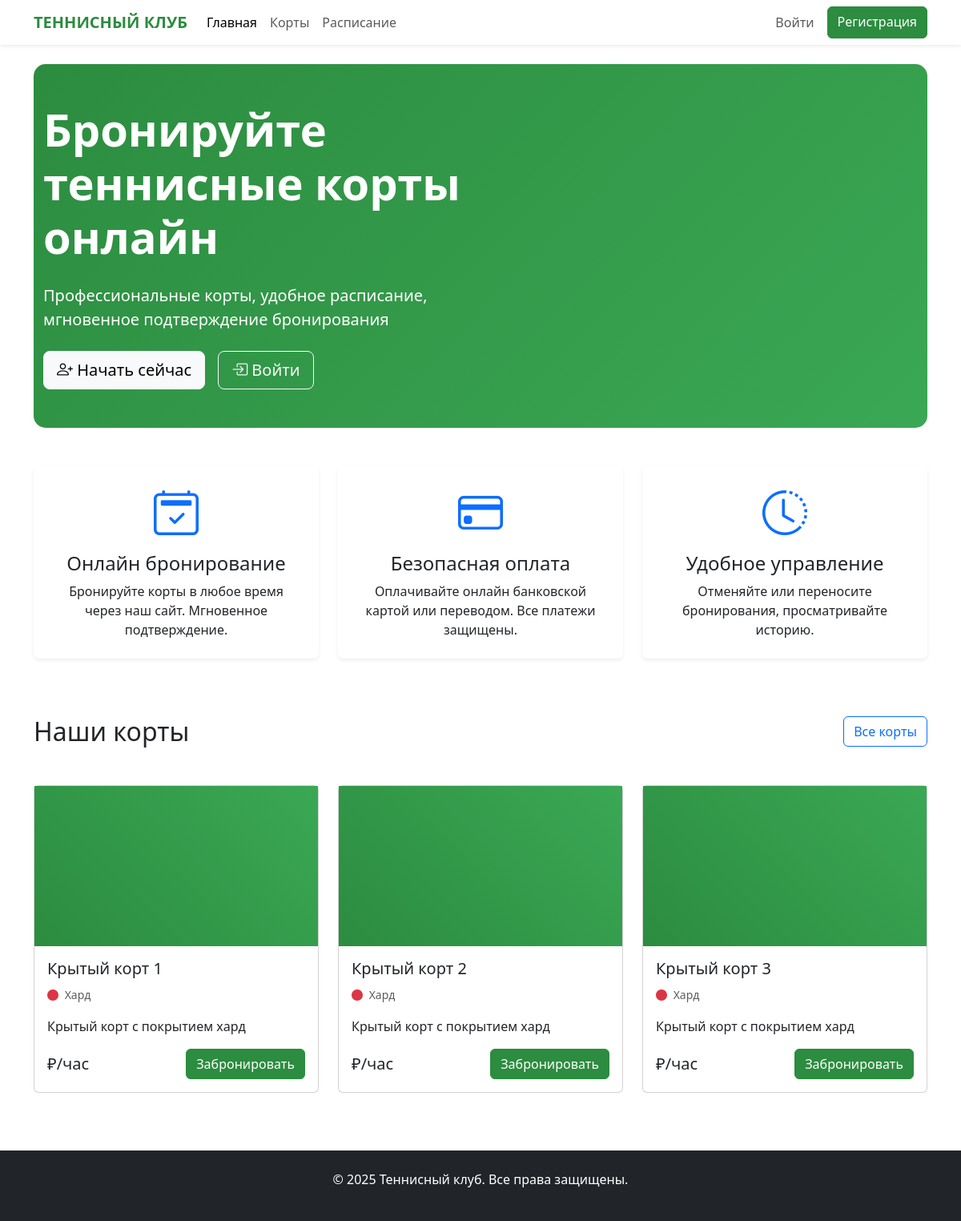
The page / on the database its author committed.
### booking/models.py (models this page shows, shortened)
class Court(models.Model):
    COURT_TYPES = [
        ('hard', 'Хард'),
        ('clay', 'Грунт'),
        ('grass', 'Трава'),
    ]
    COURT_LOCATION = [
        ('indoor', 'Крытый'),
        ('outdoor', 'Уличный'),
    ]
    number = models.IntegerField(verbose_name='Номер корта', unique=True)
    name = models.CharField(max_length=100, verbose_name='Название корта')
    court_type = models.CharField(
        max_length=20, choices=COURT_TYPES, verbose_name='Тип покрытия')
    location = models.CharField(
        max_length=20, choices=COURT_LOCATION, verbose_name='Расположение')
    price_weekday = models.DecimalField(
        max_digits=10, decimal_places=2, verbose_name='Цена в будни (₽/час)')
    price_weekend = models.DecimalField(
        max_digits=10, decimal_places=2, verbose_name='Цена в выходные (₽/час)')
    description = models.TextField(verbose_name='Описание', blank=True)
    is_active = models.BooleanField(
        default=True, verbose_name='Работает (сезон)')
    is_indoor = models.BooleanField(default=False, verbose_name='Крытый')
    class Meta:
        verbose_name = 'Корт'
        verbose_name_plural = 'Корты'
        ordering = ['number']

### booking/views.py (the view)
# urls.py: path('', home, name='home'),
def home(request):
    courts = Court.objects.filter(is_active=True)[:3]
    context = {
        'courts': courts,
    }
    return render(request, 'home.html', context)

### booking/templates/home.html (shortened to what this page needs)
{% extends 'base.html' %}
{% block content %}
<div class="hero-section py-5 mb-5 text-white">
    <div class="container">
        <div class="row align-items-center">
            <div class="col-lg-6">
                <h1 class="display-4 fw-bold mb-4">Бронируйте теннисные корты онлайн</h1>
                <p class="lead mb-4">Профессиональные корты, удобное расписание, мгновенное подтверждение бронирования</p>
                <div class="d-flex gap-3">
                    {% if user.is_authenticated %}
                        <a href="{% url 'schedule' %}" class="btn btn-light btn-lg">
                            <i class="bi bi-calendar-check"></i> Забронировать корт
                        </a>
                    {% else %}
                        <a href="{% url 'register' %}" class="btn btn-light btn-lg">
                            <i class="bi bi-person-plus"></i> Начать сейчас
                        </a>
                        <a href="{% url 'login' %}" class="btn btn-outline-light btn-lg">
                            <i class="bi bi-box-arrow-in-right"></i> Войти
                        </a>
                    {% endif %}
                </div>
            </div>
        </div>
    </div>
</div>
<div class="row mb-5">
    <div class="col-md-4 mb-4">
        <div class="card h-100 text-center border-0 shadow-sm">
            <div class="card-body p-4">
                <div class="feature-icon mb-3">
                    <i class="bi bi-calendar2-check display-4 text-primary"></i>
                </div>
                <h4 class="card-title">Онлайн бронирование</h4>
                <p class="card-text">Бронируйте корты в любое время через наш сайт. Мгновенное подтверждение.</p>
            </div>
        </div>
    </div>
    <div class="col-md-4 mb-4">
        <div class="card h-100 text-center border-0 shadow-sm">
            <div class="card-body p-4">
                <div class="feature-icon mb-3">
                    <i class="bi bi-credit-card display-4 text-primary"></i>
                </div>
                <h4 class="card-title">Безопасная оплата</h4>
                <p class="card-text">Оплачивайте онлайн банковской картой или переводом. Все платежи защищены.</p>
            </div>
        </div>
    </div>
    <div class="col-md-4 mb-4">
        <div class="card h-100 text-center border-0 shadow-sm">
            <div class="card-body p-4">
                <div class="feature-icon mb-3">
                    <i class="bi bi-clock-history display-4 text-primary"></i>
                </div>
                <h4 class="card-title">Удобное управление</h4>
                <p class="card-text">Отменяйте или переносите бронирования, просматривайте историю.</p>
            </div>
        </div>
    </div>
</div>
<div class="row mb-4">
    <div class="col">
        <h2 class="mb-4">Наши корты</h2>
    </div>
    <div class="col-auto">
        <a href="{% url 'courts_list' %}" class="btn btn-outline-primary">Все корты</a>
    </div>
</div>
<div class="row">
    {% for court in courts %}
    <div class="col-md-4 mb-4">
        <div class="card court-card h-100">
            <div class="court-image" style="height: 200px; background: linear-gradient(45deg, #2c8c3f, #3aa855); display: flex; align-items: center; justify-content: center;">
            </div>
            <div class="card-body">
                <h5 class="card-title">{{ court.name }}</h5>
                <p class="card-text">
                    <small class="text-muted">
                        <i class="bi bi-circle-fill me-1" style="color: {% if court.court_type == 'hard' %}#dc3545{% elif court.court_type == 'clay' %}#fd7e14{% else %}#198754{% endif %}"></i>
                        {{ court.get_court_type_display }}
                    </small>
                </p>
                <p class="card-text">{{ court.description|truncatechars:100 }}</p>
                <div class="d-flex justify-content-between align-items-center">
                    <span class="h5 mb-0">{{ court.price_per_hour }} ₽/час</span>
                    <a href="{% url 'schedule' %}?court={{ court.id }}" class="btn btn-primary">Забронировать</a>
                </div>
            </div>
        </div>
    </div>
    {% empty %}
    <div class="col-12">
        <div class="alert alert-info">
            Корты скоро будут добавлены. Загляните позже!
        </div>
    </div>
    {% endfor %}
</div>
{% endblock %}

### booking/templates/base.html (style rules this page uses)
:root { --primary-color: #2c8c3f; }
.btn-primary { background-color: var(--primary-color); border-color: var(--primary-color); }
.hero-section { background: linear-gradient(135deg, var(--primary-color), #3aa855); border-radius: 15px; }

### rows shown on the page
Court: name "Крытый корт 1", court_type "Хард", description "Крытый корт с покрытием хард"
Court: name "Крытый корт 2", court_type "Хард", description "Крытый корт с покрытием хард"
Court: name "Крытый корт 3", court_type "Хард", description "Крытый корт с покрытием хард"
